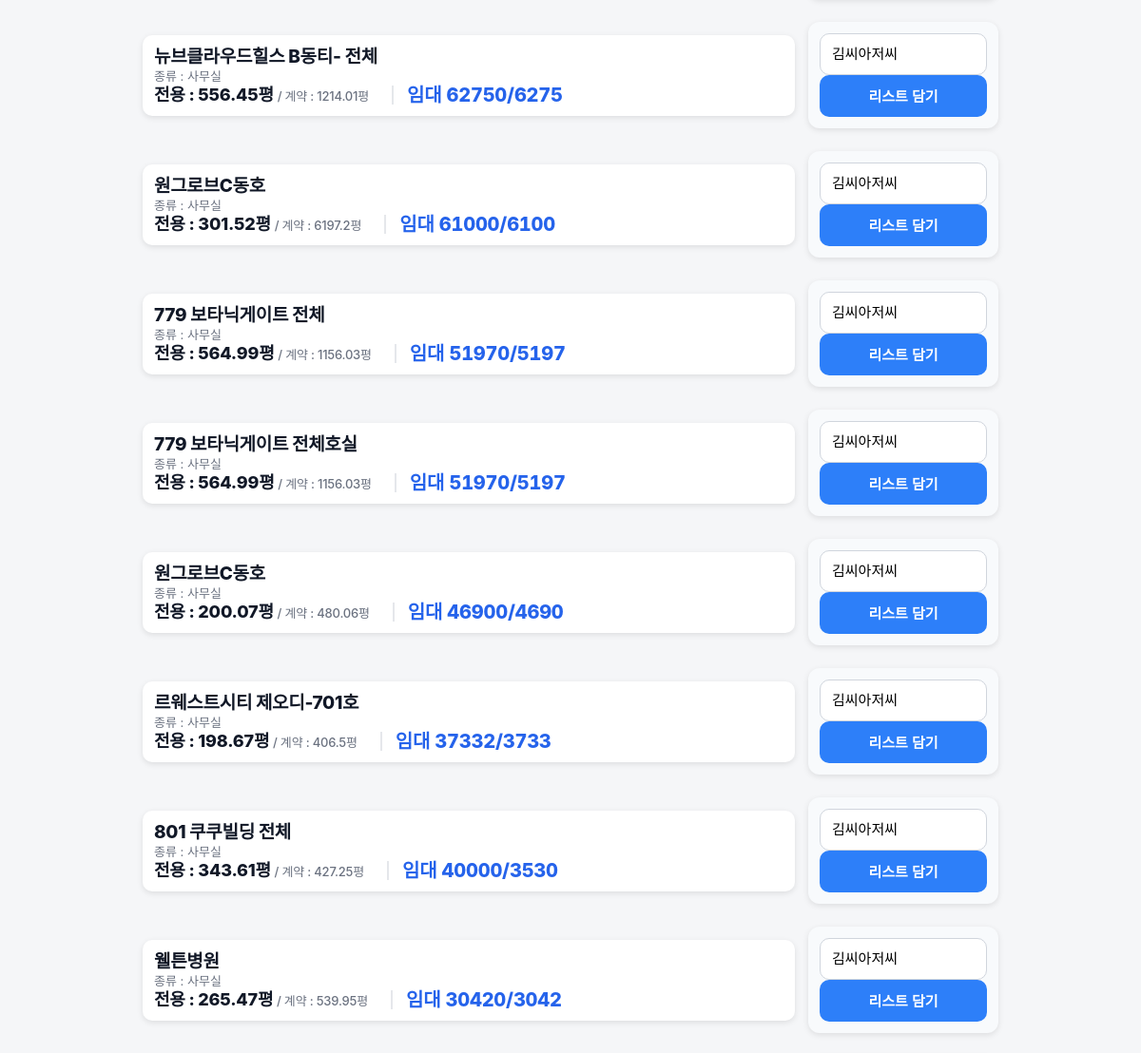
The app's page /?mode=rent&sort=rent_desc&property_type= (signed in, middle part), older data.
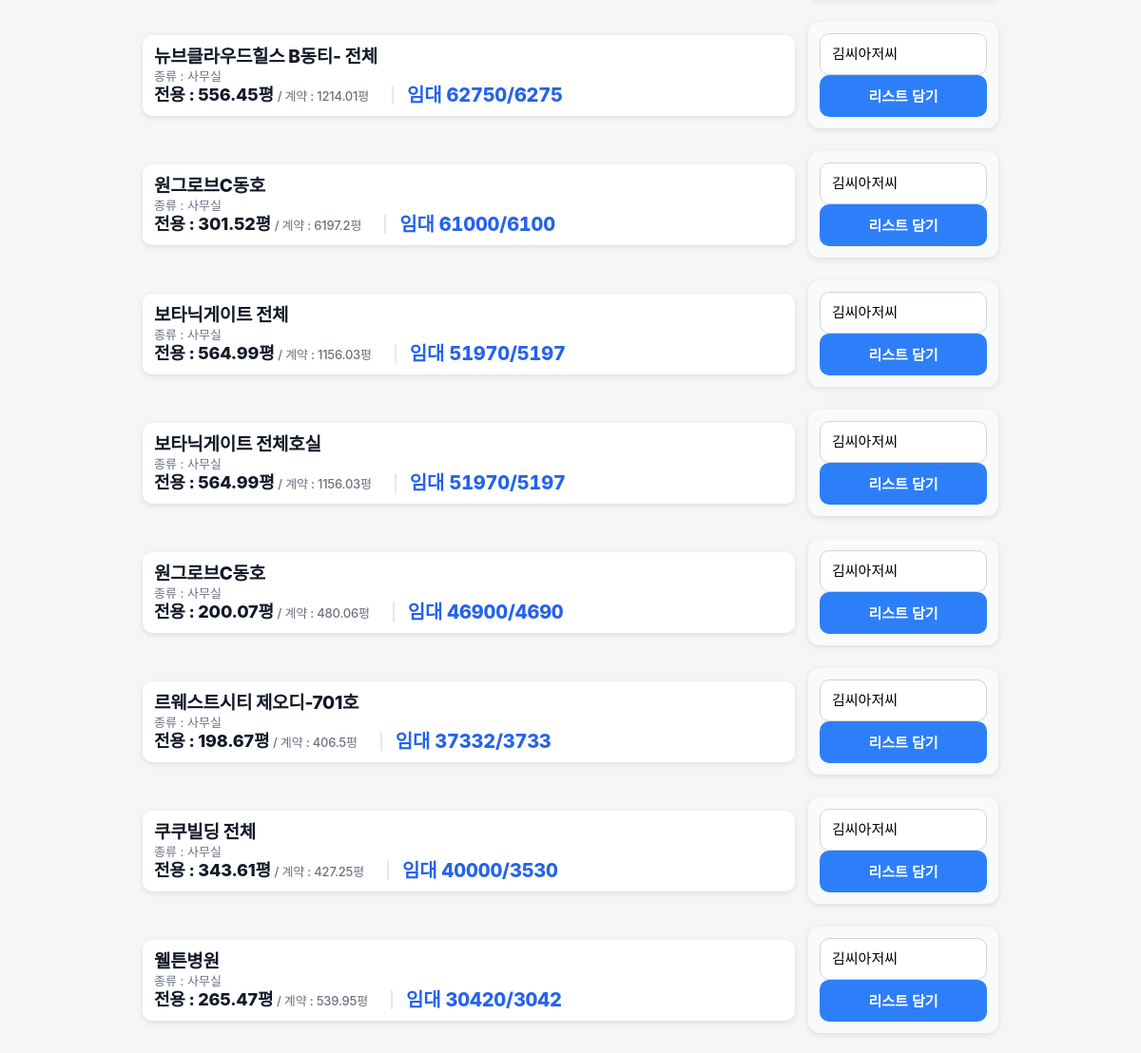
The same page, newer data.
### app.py (models this page shows)
class Property(db.Model):
    status = db.Column(db.String(20), default='available')
    property_type = db.Column(db.String(50))
    id = db.Column(db.Integer, primary_key=True)
    building_name = db.Column(db.String(200))
    exclusive_area = db.Column(db.Float)
    contract_area = db.Column(db.Float)
    deposit = db.Column(db.Integer)
    rent = db.Column(db.Integer)
    sale_price = db.Column(db.Integer)
    category = db.Column(db.String(20))
    status = db.Column(db.String(20), default='available')
    private_memo = db.Column(db.Text)

### app.py (the view)
@app.route("/")
@login_required
def index():
    print("현재 로그인 상태:", current_user.is_authenticated)
    mode = request.args.get("mode", "rent")
    sort = request.args.get("sort", "")
    property_type = request.args.get("property_type", "")
    query = Property.query
    if property_type:
        query = query.filter(Property.property_type == property_type)
    if mode == "sale":
        query = query.filter_by(category="매매")
    else:
        query = query.filter_by(category="월세")
    if sort == "rent_asc":
        query = query.order_by(Property.rent.asc(), Property.deposit.asc())
    elif sort == "rent_desc":
        query = query.order_by(Property.rent.desc(), Property.deposit.desc())
    elif sort == "sale_asc":
        query = query.order_by(Property.sale_price.asc())
    elif sort == "sale_desc":
        query = query.order_by(Property.sale_price.desc())
    elif sort == "area_asc":
        query = query.order_by(Property.exclusive_area.asc())
    elif sort == "area_desc":
        query = query.order_by(Property.exclusive_area.desc())
    else:
        if mode == "rent":
            query = query.order_by(Property.rent.asc(), Property.deposit.asc())
        else:
            query = query.order_by(Property.sale_price.asc())
    page = request.args.get('page', 1, type=int)
    pagination = query.paginate(page=page, per_page=20, error_out=False)
    properties = pagination.items
    last_upload = UploadLog.query.order_by(UploadLog.id.desc()).first()
    upload_time = last_upload.upload_time if last_upload else "업로드 기록 없음"
    collections = Collection.query.all()
    existing_pairs = set(
        (item.property_id, item.collection_id)
        for item in CollectionItem.query.all()
    )
    thumb_map = {}
    for img in PropertyImage.query.order_by(PropertyImage.id.desc()).all():
        if img.property_id not in thumb_map:
            thumb_map[img.property_id] = []
        if len(thumb_map[img.property_id]) < 2:
            thumb_map[img.property_id].append(img.file_path)
    return render_template(
        "index.html",
        properties=properties,
        mode=mode,
        format_sale_price_korean=format_sale_price_korean,
        upload_time=upload_time,
        property_type=property_type,
        collections=collections,
        existing_pairs=existing_pairs,
        thumb_map=thumb_map,
        pagination=pagination
    )

### app.py (called while the page is built)
@login_manager.user_loader
def load_user(user_id):
    return User.query.get(int(user_id))

### templates/index.html (shortened to what this page needs)
{% extends "base.html" %}
{% block content %}
{% for p in properties %}
<div class="detail-row">
    <div class="card property-card {{ p.property_type }}" onclick="location.href='/property/{{ p.id }}'">
        <div class="card-left">
            <div class="title">{{ p.building_name }}</div>
            <div class="detail">
                종류 : {{ p.property_type }}
            </div>
            <div class="detail-line">
    <div class="area-text">
    <span class="area-main">전용 : {{ p.exclusive_area }}평</span>
    <span class="area-sub"> / 계약 : {{ p.contract_area }}평</span>
</div>
    <span class="price-inline">
    {% if p.category == "매매" %}
        매매 {{ format_sale_price_korean(p.sale_price) }}
    {% else %}
        임대 {{ p.deposit }}/{{ p.rent }}
    {% endif %}
    </span>
</div>
        </div>
    </div>
    <form method="POST" action="/add_to_collection" class="ajax-form card action-card">
    <select name="collection_id" class="collection-select">
        {% for c in collections %}
            <option value="{{ c.id }}"
    {% if existing_pairs and (p.id, c.id) in existing_pairs %}data-added="true"{% endif %}>
    {{ c.title }}
</option>
        {% endfor %}
    </select>
    <button type="submit" class="add-btn">
</button>
</form>
</div>
{% endfor %}
{% endblock %}

### templates/base.html (shortened to what this page needs)
<!DOCTYPE html>
<html>
<head>
</head>
<body>
<div class="container">
{% block content %}
{% endblock %}
</div>
</body>
</html>

### templates/base.html (style rules this page uses)
body { font-size: 14px; }
.card-left { flex: 1; }
body { font-family: "Pretendard", -apple-system, BlinkMacSystemFont, "Segoe UI", Roboto, sans-serif; margin: 0; padding: 0; background: #f5f6f8; }
.container { max-width: 900px; margin: 0 auto; padding: 10px; }
.card { background: white; padding: 12px; border-radius: 10px; margin-bottom: 10px; box-shadow: 0 2px 6px rgba(0,0,0,0.1); }
select { padding: 10px; width: 100%; border-radius: 8px; border: 1px solid #ccc; font-size: 14px; }
.property-card .title { font-weight: bold; font-size: 15px; margin-bottom: 2px; line-height: 1.15; }
.property-card .detail { font-size: 13px; margin-bottom: 1px; color: #444; line-height: 1.15; }
.property-card { flex:1; display:flex; transition: transform 0.18s ease, box-shadow 0.18s ease; cursor: pointer; }
.property-card .card-left { display:flex; flex-direction:column; justify-content:center; }
.action-card { transition: transform 0.18s ease, box-shadow 0.18s ease, background 0.15s ease; }
.property-card { background: #ffffff; }
.detail-line { display:flex; align-items:flex-end; gap:10px; flex-wrap:nowrap; }
.area-text { font-size:18px; font-weight:800; color:#111827; line-height:1.05; letter-spacing:-0.2px; }
.detail-row { display:flex; gap:14px; align-items:center; justify-content:center; margin-top:14px; }
.detail-row > .card { display:flex; }
.action-card { min-width:176px; width:176px; display:flex; flex-direction:column; justify-content:center; padding:12px; background:#f8fafc; border-radius:12px; }
.action-card select { width:100%; height:44px; padding:0 12px; border-radius:10px; border:1px solid #d0d5dd; font-size:15px; background:#fff; box-sizing:border-box; appearance:none; }
.action-card button { width:100%; height:44px; border:none; border-radius:10px; background:#2d7ff9; color:white; font-weight:700; font-size:15px; cursor:pointer; display:flex; align-items:center; justify-content:center; }
.detail-row { align-items:stretch; }
.property-card { height:100%; display:flex; }
.property-card .card-left { display:flex; flex-direction:column; justify-content:flex-start; }
.property-card .title { font-weight:800; font-size:19px; letter-spacing:-0.3px; color:#111827; }
.price-inline { font-weight:800; font-size:20px; letter-spacing:-0.2px; color:#2563eb; line-height:1; }
.price-inline { padding-left:14px; margin-left:14px; border-left:2px solid #e5e7eb; }
.price-inline, .property-card .price { font-variant-numeric: tabular-nums; }
.property-card .detail { font-size:13px; color:#6b7280; margin:1px 0; line-height:1.2; }
.property-card .detail-line { font-weight:500; }
.price-inline::before { opacity:0.7; }
.property-card { line-height:1.25; }
.area-main { font-weight:800; font-size:18px; color:#111827; }
.area-sub { font-weight:500; font-size:13px; color:#6b7280; }

### templates/index.html (style rules this page uses)
.property-card { margin-top:14px; }

Row changes from the older to the newer data that the page shows:
changed Property: building_name "779 보타닉게이트 전체" → "보타닉게이트 전체"
changed Property: building_name "779 보타닉게이트 전체호실" → "보타닉게이트 전체호실"
changed Property: building_name "801 쿠쿠빌딩 전체" → "쿠쿠빌딩 전체"
